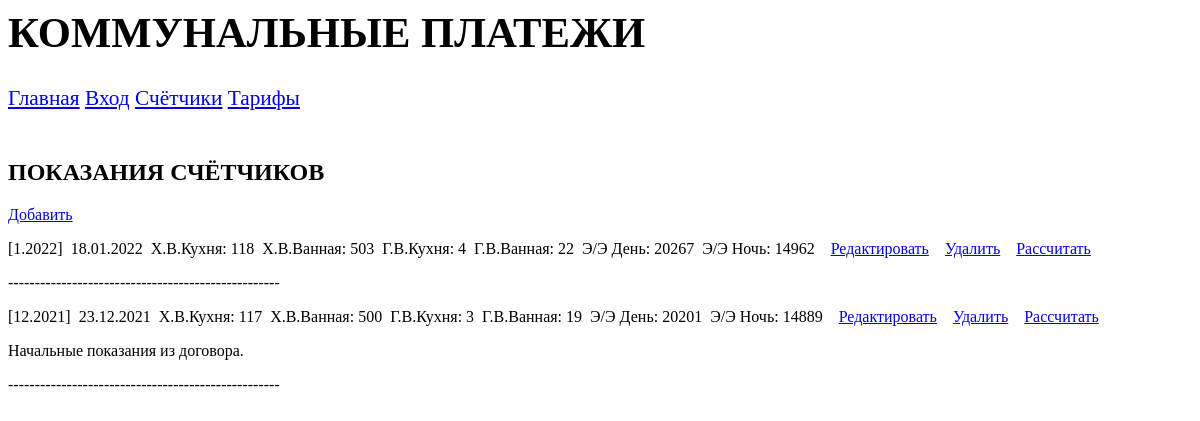
The page /prospect/counters/ (signed in) on the database its author committed.
### prospect/models.py (models this page shows)
class Counters(models.Model):
    date_get = models.DateField(verbose_name='Дата снятия показаний')
    month = models.IntegerField(verbose_name='Месяц')
    year = models.IntegerField(verbose_name='Год')
    cw_kitchen = models.IntegerField(verbose_name='Холодная вода: Кухня')
    cw_bathroom = models.IntegerField(verbose_name='Холодная вода: Ванная')
    hw_kitchen = models.IntegerField(verbose_name='Горячая вода: Кухня')
    hw_bathroom = models.IntegerField(verbose_name='Горячая вода: Ванная')
    el_1 = models.IntegerField(verbose_name='Электричество: Тариф 1 (день)')
    el_2 = models.IntegerField(verbose_name='Электричество: Тариф 2 (ночь)')
    notes = models.TextField(verbose_name='Примечание', null=True, blank=True)
    class Meta:
        verbose_name_plural = 'Показания счётчиков'
        verbose_name = 'Показания счётчиков'
        unique_together = ('month', 'year')
        ordering = ['-year', '-month']
        get_latest_by = ['-year', '-month']

### prospect/views.py (the view)
# urls.py: path('counters/', counters, name='counters'),
@login_required()
@permission_required('prospect.delete_counters', raise_exception=True)
def counters(request):
    context = {'counters': Counters.objects.all()}
    return render(request, 'prospect/counters.html', context)

### prospect/templates/prospect/counters.html (shortened to what this page needs)
{% extends "layout/basic.html" %}
{% block content %}
<h2>ПОКАЗАНИЯ СЧЁТЧИКОВ</h2>
<a href="{% url 'add_counter' %}">Добавить</a>
{% for bb in counters %}
<div class="b">
    <p>
        <span>[{{ bb.month }}.{{ bb.year }}]</span>&nbsp;
        <span>{{ bb.date_get|date:"d.m.Y" }}</span>&nbsp;
        <span>Х.В.Кухня: {{ bb.cw_kitchen }}</span>&nbsp;
        <span>Х.В.Ванная: {{ bb.cw_bathroom }}</span>&nbsp;
        <span>Г.В.Кухня: {{ bb.hw_kitchen }}</span>&nbsp;
        <span>Г.В.Ванная: {{ bb.hw_bathroom }}</span>&nbsp;
        <span>Э/Э День: {{ bb.el_1 }}</span>&nbsp;
        <span>Э/Э Ночь: {{ bb.el_2 }}</span>
        <a href="{% url 'edit_counter' pk=bb.pk %}">Редактировать</a>
        <a href="{% url 'del_counter' pk=bb.pk %}" onclick="return confirm('Are you sure?');">Удалить</a>
        <a href="{% url 'do_counter' pk=bb.pk %}">Рассчитать</a>
    </p>
    <p>{{ bb.notes }}</p>
    <p>---------------------------------------------------</p>
</div>
{% endfor %}
{% endblock %}

### rows shown on the page
Counters: month "1", year "2022", date_get "18.01.2022", cw_kitchen "118", cw_bathroom "503", hw_kitchen "4", hw_bathroom "22", el_1 "20267", el_2 "14962"
Counters: month "12", year "2021", date_get "23.12.2021", cw_kitchen "117", cw_bathroom "500", hw_kitchen "3", hw_bathroom "19", el_1 "20201", el_2 "14889", notes "Начальные показания из договора."
